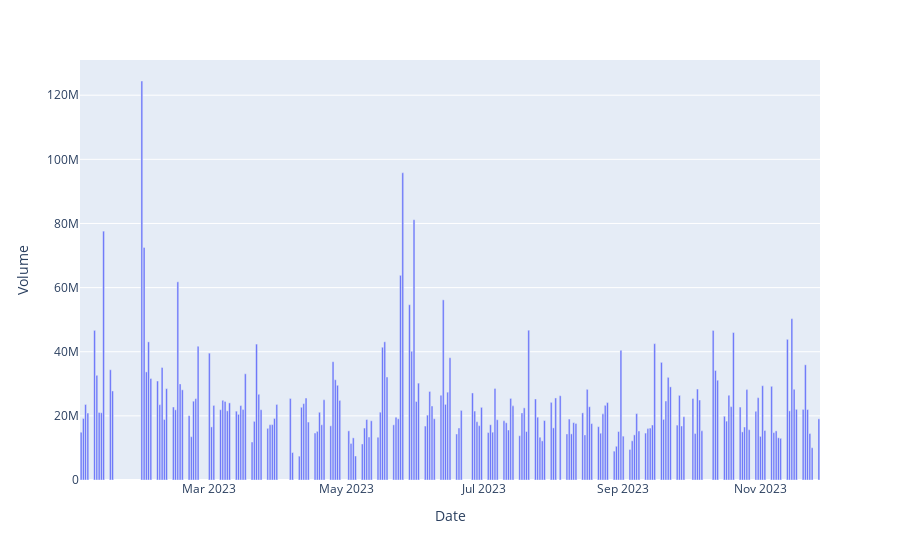

Notebook cell for this chart:
### Markdown cell above
# 2. Present Volume via Bar Graph

### Code cell
import plotly.express as px
import pandas as pd
df = pd.read_csv("./tsmc2023.csv")
fig = px.bar(df, x=df['Date'], y=df['Volume'])
fig.show()

### Figure 1 — Plotly figure (JSON) as saved in the notebook; plotly's stock layout.template omitted (floating-point values rounded to 4 significant figures; data arrays with more than 128 entries replaced by an {"elided": "..."} marker saying what was removed)
{"data": [{"alignmentgroup": "True", "hovertemplate": "Date=%{x}<br>Volume=%{y}<extra></extra>", "legendgroup": "", "marker": {"color": "#636efa", "pattern": {"shape": ""}}, "name": "", "offsetgroup": "", "orientation": "v", "showlegend": false, "textposition": "auto", "type": "bar", "x": {"elided": "215 str values"}, "xaxis": "x", "y": {"elided": "215 int values"}, "yaxis": "y"}], "layout": {"barmode": "relative", "legend": {"tracegroupgap": 0}, "margin": {"t": 60}, "xaxis": {"anchor": "y", "domain": [0, 1], "title": {"text": "Date"}}, "yaxis": {"anchor": "x", "domain": [0, 1], "title": {"text": "Volume"}}}}
